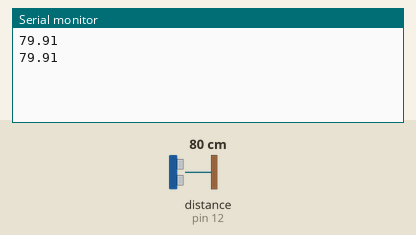
This sketch was run on a simulated Arduino Uno, built with avr-gcc and run on an emulated ATmega328P. Shown: the last lines printed to the serial monitor. Wiring (inferred from the names in the program): ultrasonic range finder: trigger pin 13; echo pin 12. The inputs (shaded band) are chosen by the test bench; at power-on: distance to the obstacle (sensor on pin 12) 80 cm. The echo pulse lasts 58.3 µs per cm.

Above: at 1.8 s.
1.9 s: distance to the obstacle (sensor on pin 12) set to 2 cm
At 2.4 s:
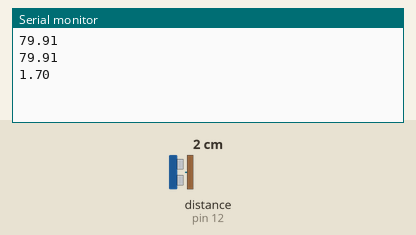
3.4 s: distance to the obstacle (sensor on pin 12) set to 4 cm
At 4.8 s:
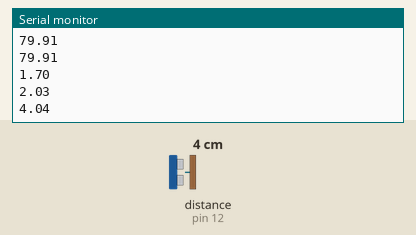
Timing chart, 0 to 6.4 s (numbered marks = the images above; inputs shaded):
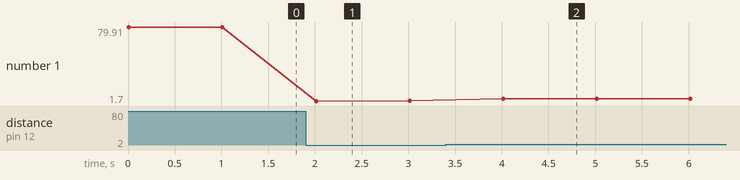

Measured:
- after the input at 1.9 s, the serial monitor: prints a new line after 0.11 s (image 1)
- after the input at 3.4 s, the serial monitor: prints a new line after 0.61 s (image 2)
- plotted number 1: 79.91 → 2.03 after the input at 1.9 s, 2.03 → 4.04 after the input at 3.4 s

The sketch:

prueba_numero_2.ino
```cpp
// Definición de pines
const int trigPin = 13;    // Pin Trigger del HC-SR04
const int echoPin = 12;   // Pin Echo del HC-SR04

long duration;             // Duración del pulso
float distancia;           // Distancia calculada en centímetros

void setup() {
  // Inicializar los pines del sensor
  pinMode(trigPin, OUTPUT);
  pinMode(echoPin, INPUT);

  // Inicializar la comunicación serial
  Serial.begin(9600);  // Configura la velocidad de la comunicación serial
}

void loop() {
  // Enviar un pulso de 10 microsegundos al pin Trigger para iniciar la medición
  digitalWrite(trigPin, LOW);
  delayMicroseconds(2);
  digitalWrite(trigPin, HIGH);
  delayMicroseconds(10);
  digitalWrite(trigPin, LOW);

  // Leer la duración del pulso de retorno del pin Echo
  duration = pulseIn(echoPin, HIGH);

  // Calcular la distancia en centímetros
  distancia = duration * 0.0344/2 ;  // Velocidad del sonido en cm/us, dividido por 2 por el viaje de ida y vuelta

  // Enviar la distancia al puerto serial
  Serial.println(distancia);

  // Esperar un poco antes de realizar la siguiente medición
  delay(1000);  // Espera 1 segundo antes de realizar otra medición
}
```
